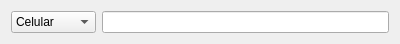
<?xml version="1.0" encoding="UTF-8"?>
<ui version="4.0">
 <class>TelephoneForm</class>
 <widget class="QWidget" name="TelephoneForm">
  <property name="geometry">
   <rect>
    <x>0</x>
    <y>0</y>
    <width>400</width>
    <height>40</height>
   </rect>
  </property>
  <property name="windowTitle">
   <string>Form</string>
  </property>
  <layout class="QHBoxLayout" name="horizontalLayout">
   <item>
    <widget class="QComboBox" name="comboBox">
     <property name="currentIndex">
      <number>0</number>
     </property>
     <item>
      <property name="text">
       <string>Celular</string>
      </property>
     </item>
     <item>
      <property name="text">
       <string>Comercial</string>
      </property>
     </item>
     <item>
      <property name="text">
       <string>Pessoal</string>
      </property>
     </item>
    </widget>
   </item>
   <item>
    <widget class="QLineEdit" name="lineEdit_telephone"/>
   </item>
  </layout>
 </widget>
 <resources/>
 <connections/>
</ui>
